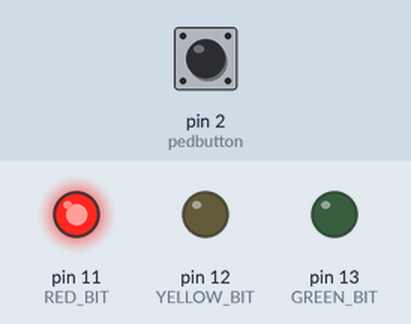
Recording of a sketch running on a simulated Arduino Uno, built with avr-gcc and run on an emulated ATmega328P. On the bench: output pins drawn as LEDs (lit = HIGH). The inputs (shaded band) are chosen by the test bench; at power-on: pin 2 (pedbutton) HIGH.

Above: at 2.5 s.
At 8.5 s:
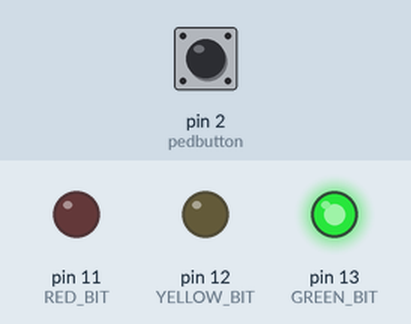
At 12.0 s:
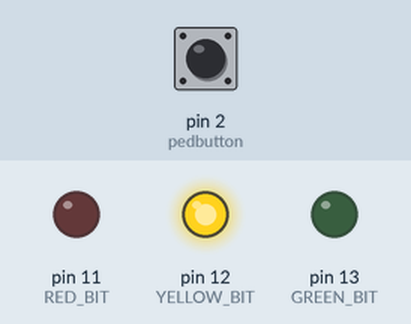
Timing chart, 0 to 16.9 s (numbered marks = the images above):
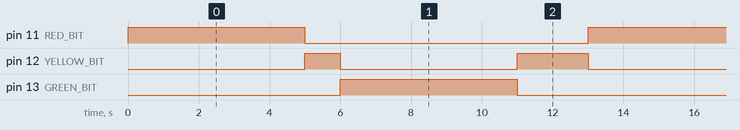

The sketch:

traffic_light.ino
```cpp
//SIGNALS AND PEDESTRIAN BUTTON
#define RED_BIT 3
#define YELLOW_BIT 4
#define GREEN_BIT 5
#define pedbutton 2

//TIMINGS IN MS

#define TIME_LONG 5000
#define TIME_SHORT 2000
#define TIME_PREP 1000

//MASK FOR ALL LED

#define LED_MASK ((1<<RED_BIT) | (1<<YELLOW_BIT) | (1<<GREEN_BIT))
enum State{
    RED,RED_YELLOW,YELLOW,GREEN
};

State currentstate=RED;

void setup(){
    DDRB |= LED_MASK;
    PORTB &= ~LED_MASK;
    PORTB |= (1<<RED_BIT);
    DDRD &=~(1<<pedbutton);
    PORTD |=(1<<pedbutton);

//INTERUPT CONFIG
    EICRA |=(1<<ISC01);
    EICRA&=~(1<<ISC00);
    EIMSK |=(1<<INT0);
    sei();

}
volatile bool pedwait=false;
unsigned long currentTime=0;
unsigned long lastTime=0;

void loop(){
    currentTime=millis();


    switch(currentstate){

    case RED:          if(currentTime-lastTime>=TIME_LONG){
          PORTB&=~LED_MASK;
          PORTB |=(1<<YELLOW_BIT);
          currentstate=RED_YELLOW;
          lastTime=currentTime;
          }
          break;
     case RED_YELLOW:
       if(currentTime-lastTime>=TIME_PREP){
         pedwait=false;
         PORTB&=~LED_MASK;
         PORTB |= (1<<GREEN_BIT);
         currentstate=GREEN;
         lastTime=currentTime;
         }
         break;
         case GREEN:
                               if((currentTime-lastTime>=TIME_LONG)||(pedwait==true && currentTime-lastTime>=TIME_SHORT))
            {
            PORTB&=~LED_MASK;
            PORTB|=(1<<YELLOW_BIT);
            currentstate=YELLOW;
            lastTime=currentTime;
            pedwait=false;
            }
            break;

        case YELLOW:
            if(currentTime-lastTime>=TIME_SHORT){
           PORTB&=~LED_MASK;
           PORTB |=(1<<RED_BIT);
           currentstate=RED;
           lastTime=currentTime;}
           break;


   default:
        currentstate=RED;
  }
}
ISR(INT0_vect){
    pedwait=true;
}
```

Measured:
- by itself, pin 11 (RED_BIT), pin 13 (GREEN_BIT): alternates HIGH for 5.0 s and LOW for 8.0 s
- by itself, pin 12 (YELLOW_BIT): repeats every 13.0 s: LOW 5.0 s, HIGH 2.0 s, LOW 5.0 s, HIGH 1.0 s
- by itself, everything shown: repeats every 13.0 s, in 4 steps
